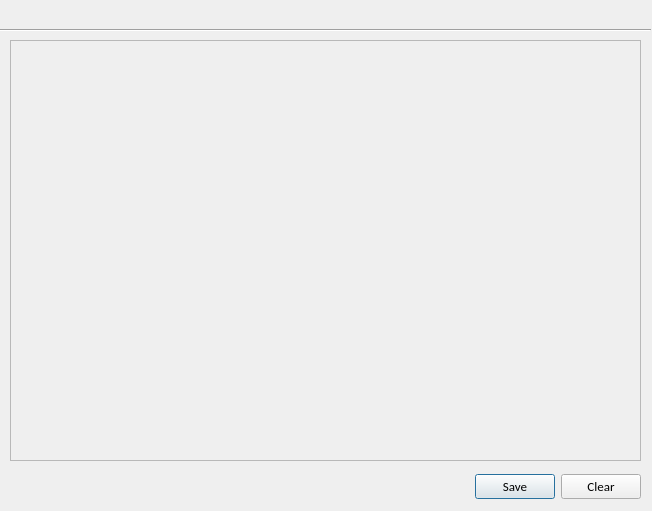
<?xml version="1.0" encoding="UTF-8"?>
<ui version="4.0">
 <class>VisualDialog</class>
 <widget class="QDialog" name="VisualDialog">
  <property name="geometry">
   <rect>
    <x>0</x>
    <y>0</y>
    <width>652</width>
    <height>511</height>
   </rect>
  </property>
  <property name="windowTitle">
   <string>Dialog</string>
  </property>
  <widget class="QWidget" name="layoutWidget">
   <property name="geometry">
    <rect>
     <x>290</x>
     <y>470</y>
     <width>351</width>
     <height>33</height>
    </rect>
   </property>
   <layout class="QHBoxLayout">
    <property name="spacing">
     <number>6</number>
    </property>
    <property name="leftMargin">
     <number>0</number>
    </property>
    <property name="topMargin">
     <number>0</number>
    </property>
    <property name="rightMargin">
     <number>0</number>
    </property>
    <property name="bottomMargin">
     <number>0</number>
    </property>
    <item>
     <spacer>
      <property name="orientation">
       <enum>Qt::Horizontal</enum>
      </property>
      <property name="sizeHint" stdset="0">
       <size>
        <width>131</width>
        <height>31</height>
       </size>
      </property>
     </spacer>
    </item>
    <item>
     <widget class="QPushButton" name="saveButton">
      <property name="font">
       <font>
        <family>Calibri</family>
        <pointsize>10</pointsize>
       </font>
      </property>
      <property name="text">
       <string>Save</string>
      </property>
     </widget>
    </item>
    <item>
     <widget class="QPushButton" name="clearButton">
      <property name="font">
       <font>
        <family>Calibri</family>
        <pointsize>10</pointsize>
       </font>
      </property>
      <property name="text">
       <string>Clear</string>
      </property>
     </widget>
    </item>
   </layout>
  </widget>
  <widget class="QFrame" name="GraphicFrame">
   <property name="geometry">
    <rect>
     <x>10</x>
     <y>40</y>
     <width>631</width>
     <height>421</height>
    </rect>
   </property>
   <property name="frameShape">
    <enum>QFrame::StyledPanel</enum>
   </property>
   <property name="frameShadow">
    <enum>QFrame::Raised</enum>
   </property>
  </widget>
  <widget class="Line" name="line">
   <property name="geometry">
    <rect>
     <x>0</x>
     <y>20</y>
     <width>651</width>
     <height>20</height>
    </rect>
   </property>
   <property name="orientation">
    <enum>Qt::Horizontal</enum>
   </property>
  </widget>
  <zorder>GraphicFrame</zorder>
  <zorder>layoutWidget</zorder>
  <zorder>line</zorder>
 </widget>
 <resources/>
 <connections>
  <connection>
   <sender>saveButton</sender>
   <signal>clicked()</signal>
   <receiver>VisualDialog</receiver>
   <slot>accept()</slot>
   <hints>
    <hint type="sourcelabel">
     <x>278</x>
     <y>253</y>
    </hint>
    <hint type="destinationlabel">
     <x>96</x>
     <y>254</y>
    </hint>
   </hints>
  </connection>
  <connection>
   <sender>clearButton</sender>
   <signal>clicked()</signal>
   <receiver>VisualDialog</receiver>
   <slot>reject()</slot>
   <hints>
    <hint type="sourcelabel">
     <x>369</x>
     <y>253</y>
    </hint>
    <hint type="destinationlabel">
     <x>179</x>
     <y>282</y>
    </hint>
   </hints>
  </connection>
 </connections>
</ui>
